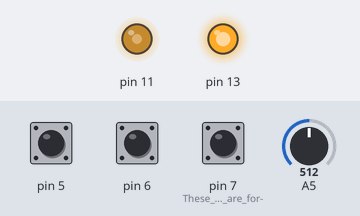
Simulated run of this sketch. Board: Arduino Uno, built with avr-gcc and run on an emulated ATmega328P. Shown: output pins drawn as LEDs (lit = HIGH). The inputs (shaded band) are chosen by the test bench; at power-on: pin 5 HIGH, pin 6 HIGH, pin 7 (These_pins_are_for-) HIGH, A5 = 512.

Above: at 0.1 s.
Timing chart, 0 to 1.6 s (numbered marks = the images above):
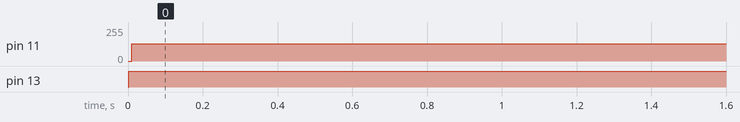

The sketch:

Envelopes.ino
```cpp
# define DURATION long(21000) // max 65535
// 122-255 | 156-199 | 200-155 | 250-124 | 270-114 | 350-88 | 400-77 | 450-68 | 500-61
//    55   |    70   |    90   |   112   |   122   |   157  |   188  |   204  |  227  SIN
//    63   |    80   |   103   |   128   |   139   |   181  |   208  |   232  |  262  Triangle
//    69   |    88   |   112   |   140   |   153   |   197  |   225  |   253  |  283  Inverse Sawtooth
//    72   |    92   |   118   |   147   |   160   |   206  |   236  |   265  |  297  Sawtooth

# define DUR float(DURATION/255)
# define HALFDUR long(DURATION/2)

bool play_ = true;
int played_at = 0;
uint8_t i = 0;
int pres;

uint8_t enveloped;
uint8_t cutoff;

float sin_half[] = {0.0, 0.012271538285719925, 0.024541228522912288, 0.03680722294135883, 0.049067674327418015, 0.06132073630220858, 0.07356456359966743, 0.0857973123444399, 0.0980171403295606, 0.11022220729388306, 0.1224106751992162, 0.13458070850712617, 0.14673047445536175, 0.15885814333386145, 0.17096188876030122, 0.18303988795514095, 0.19509032201612825, 0.20711137619221856, 0.2191012401568698, 0.2310581082806711, 0.24298017990326387, 0.25486565960451457, 0.26671275747489837, 0.27851968938505306, 0.29028467725446233, 0.3020059493192281, 0.3136817403988915, 0.3253102921622629, 0.33688985339222005, 0.34841868024943456, 0.3598950365349881, 0.37131719395183754, 0.3826834323650898, 0.3939920400610481, 0.40524131400498986, 0.41642956009763715, 0.4275550934302821, 0.43861623853852766, 0.44961132965460654, 0.46053871095824, 0.47139673682599764, 0.4821837720791227, 0.49289819222978404, 0.5035383837257176, 0.5141027441932217, 0.524589682678469, 0.5349976198870972, 0.5453249884220465, 0.5555702330196022, 0.5657318107836131, 0.5758081914178453, 0.5857978574564389, 0.5956993044924334, 0.6055110414043255, 0.6152315905806268, 0.6248594881423863, 0.6343932841636455, 0.6438315428897914, 0.6531728429537768, 0.6624157775901718, 0.6715589548470183, 0.680600997795453, 0.6895405447370668, 0.6983762494089728, 0.7071067811865476, 0.7157308252838186, 0.7242470829514669, 0.7326542716724128, 0.7409511253549591, 0.7491363945234593, 0.7572088465064846, 0.765167265622459, 0.7730104533627369, 0.7807372285720945, 0.7883464276266062, 0.7958369046088835, 0.8032075314806448, 0.8104571982525948, 0.8175848131515837, 0.8245893027850253, 0.8314696123025452, 0.838224705554838, 0.844853565249707, 0.8513551931052652, 0.8577286100002721, 0.8639728561215867, 0.8700869911087113, 0.8760700941954066, 0.8819212643483549, 0.8876396204028539, 0.8932243011955153, 0.8986744656939538, 0.9039892931234433, 0.9091679830905223, 0.9142097557035307, 0.9191138516900578, 0.9238795325112867, 0.9285060804732156, 0.9329927988347388, 0.937339011912575, 0.9415440651830208, 0.9456073253805213, 0.9495281805930367, 0.9533060403541938, 0.9569403357322089, 0.9604305194155658, 0.9637760657954398, 0.9669764710448521, 0.970031253194544, 0.9729399522055601, 0.9757021300385286, 0.9783173707196277, 0.9807852804032304, 0.9831054874312163, 0.9852776423889412, 0.9873014181578584, 0.989176509964781, 0.99090263542778, 0.99247953459871, 0.9939069700023561, 0.9951847266721968, 0.996312612182778, 0.9972904566786902, 0.9981181129001492, 0.9987954562051724, 0.9993223845883495, 0.9996988186962042, 0.9999247018391445, 1.0, 0.9999247018391445, 0.9996988186962042, 0.9993223845883495, 0.9987954562051724, 0.9981181129001492, 0.9972904566786902, 0.996312612182778, 0.9951847266721969, 0.9939069700023561, 0.99247953459871, 0.99090263542778, 0.989176509964781, 0.9873014181578584, 0.9852776423889412, 0.9831054874312163, 0.9807852804032304, 0.9783173707196277, 0.9757021300385286, 0.9729399522055602, 0.970031253194544, 0.9669764710448521, 0.9637760657954398, 0.9604305194155659, 0.9569403357322089, 0.9533060403541939, 0.9495281805930367, 0.9456073253805214, 0.9415440651830208, 0.937339011912575, 0.9329927988347388, 0.9285060804732156, 0.9238795325112867, 0.9191138516900578, 0.9142097557035307, 0.9091679830905225, 0.9039892931234434, 0.8986744656939539, 0.8932243011955152, 0.8876396204028539, 0.881921264348355, 0.8760700941954066, 0.8700869911087115, 0.8639728561215868, 0.8577286100002721, 0.8513551931052652, 0.8448535652497072, 0.8382247055548382, 0.8314696123025453, 0.8245893027850252, 0.8175848131515837, 0.8104571982525948, 0.8032075314806449, 0.7958369046088836, 0.7883464276266063, 0.7807372285720946, 0.7730104533627371, 0.7651672656224591, 0.7572088465064847, 0.7491363945234593, 0.740951125354959, 0.7326542716724128, 0.7242470829514669, 0.7157308252838187, 0.7071067811865476, 0.6983762494089729, 0.689540544737067, 0.6806009977954532, 0.6715589548470186, 0.662415777590172, 0.6531728429537766, 0.6438315428897914, 0.6343932841636455, 0.6248594881423863, 0.6152315905806269, 0.6055110414043257, 0.5956993044924335, 0.585797857456439, 0.5758081914178454, 0.5657318107836135, 0.5555702330196022, 0.5453249884220464, 0.5349976198870972, 0.524589682678469, 0.5141027441932218, 0.5035383837257176, 0.49289819222978415, 0.4821837720791229, 0.4713967368259978, 0.4605387109582402, 0.4496113296546069, 0.43861623853852755, 0.42755509343028203, 0.41642956009763715, 0.4052413140049899, 0.39399204006104815, 0.3826834323650899, 0.3713171939518377, 0.35989503653498833, 0.3484186802494348, 0.33688985339222033, 0.32531029216226326, 0.3136817403988914, 0.30200594931922803, 0.2902846772544624, 0.27851968938505317, 0.2667127574748985, 0.2548656596045147, 0.24298017990326407, 0.23105810828067133, 0.21910124015687005, 0.20711137619221884, 0.1950903220161286, 0.1830398879551409, 0.17096188876030122, 0.15885814333386147, 0.1467304744553618, 0.13458070850712628, 0.12241067519921635, 0.11022220729388324, 0.09801714032956083, 0.08579731234444016, 0.07356456359966773, 0.06132073630220849, 0.049067674327417966, 0.03680722294135883, 0.024541228522912326, 0.012271538285720007};
int8_t sin_h[] = {0, 3, 6, 9, 12, 15, 18, 21, 25, 28, 31, 34, 37, 40, 43, 46, 49, 53, 56, 59, 62, 65, 68, 71, 74, 77, 80, 83, 86, 89, 92, 95, 97, 100, 103, 106, 109, 112, 115, 117, 120, 123, 126, 128, 131, 134, 136, 139, 142, 144, 147, 149, 152, 155, 157, 159, 162, 164, 167, 169, 171, 174, 176, 178, 181, 183, 185, 187, 189, 191, 193, 195, 197, 199, 201, 203, 205, 207, 209, 211, 212, 214, 216, 217, 219, 221, 222, 224, 225, 227, 228, 230, 231, 232, 234, 235, 236, 237, 238, 239, 241, 242, 243, 244, 244, 245, 246, 247, 248, 249, 249, 250, 251, 251, 252, 252, 253, 253, 254, 254, 254, 255, 255, 255, 255, 255, 255, 255, 256, 255, 255, 255, 255, 255, 255, 255, 254, 254, 254, 253, 253, 252, 252, 251, 251, 250, 249, 249, 248, 247, 246, 245, 244, 244, 243, 242, 241, 239, 238, 237, 236, 235, 234, 232, 231, 230, 228, 227, 225, 224, 222, 221, 219, 217, 216, 214, 212, 211, 209, 207, 205, 203, 201, 199, 197, 195, 193, 191, 189, 187, 185, 183, 181, 178, 176, 174, 171, 169, 167, 164, 162, 159, 157, 155, 152, 149, 147, 144, 142, 139, 136, 134, 131, 128, 126, 123, 120, 117, 115, 112, 109, 106, 103, 100, 97, 95, 92, 89, 86, 83, 80, 77, 74, 71, 68, 65, 62, 59, 56, 53, 49, 46, 43, 40, 37, 34, 31, 28, 25, 21, 18, 15, 12, 9, 6, 3};
int8_t sin400_zn[]={ //77
  0, 10, 20, 30, 40, 50, 59, 68, 76, 84, 92, 99, 105, 110, 115, 119, 122, 125, 127, 127, 127, 127, 125, 122, 119, 115, 110, 105, 99, 92, 84, 76, 68, 59, 50, 40, 30, 20, 10, 0, -10, -20, -30, -40, -50, -59, -68, -76, -84, -92, -99, -105, -110, -115, -119, -122, -125, -127, -127, -127, -127, -125, -122, -119, -115, -110, -105, -99, -92, -84, -76, -68, -59, -50, -40, -30, -20, -10
};
int8_t sin450_zn[]={ //68
  0, 11, 23, 34, 45, 56, 66, 76, 85, 93, 101, 107, 113, 118, 122, 125, 127, 127, 127, 126, 124, 120, 116, 110, 104, 97, 89, 80, 71, 61, 50, 40, 28, 17, 5, -5, -17, -28, -40, -50, -61, -71, -80, -89, -97, -104, -110, -116, -120, -124, -126, -127, -127, -127, -125, -122, -118, -113, -107, -101, -93, -85, -76, -66, -56, -45, -34, -23, -11
};
int8_t sin500_zn[]={ //61
  0, 12, 25, 38, 50, 62, 73, 83, 92, 101, 108, 114, 120, 123, 126, 127, 127, 126, 123, 120, 114, 108, 101, 92, 83, 73, 62, 50, 38, 25, 12, 0, -12, -25, -38, -50, -62, -73, -83, -92, -101, -108, -114, -120, -123, -126, -127, -127, -126, -123, -120, -114, -108, -101, -92, -83, -73, -62, -50, -38, -25, -12
};
uint8_t loop_ = 61;


void setup(){
  //Serial.begin(115200);
  pinMode(11,OUTPUT);
  pinMode(7,INPUT_PULLUP); // These pins are for-
  pinMode(6,INPUT_PULLUP); // -test parameter selecting
  pinMode(5,INPUT_PULLUP);
  DDRB |= 0b00100000;
  cli();
  TCCR2A &= 0b00001100; // Reset Timer
  TCCR2B &= 0b00110000; // Reset Timer
  TCCR2A |= 0b10100001; // Phase Correct mode
  TCCR2B |= 0b00000001; // Prescaler 1
  // Frequency = 31250 Hz, 0.032 ms
  OCR2A = 128;

  TCCR1A &= 0b00001100; //Reset
  TCCR1B &= 0b00100000; //Reset
  TCCR1A |= 0b00000000;
  TCCR1B |= 0b00001010; //Prescaler 8
  OCR1A = DURATION;
  // Frequency = 30.518 Hz, 32 ms for duration = 65535

  TIMSK2 |= (1<<TOIE2);
  TCNT1=0;
  TCNT2=0;
  sei();
}

ISR(TIMER2_OVF_vect){
  if(play_){
    i++;
    if (i>loop_){
      i=0;
    }
    if(~PIND & 0b10000000){
      // Sine
      // 122-255 | 156-199 | 200-155 | 250-124 | 270-114 | 350-88 | 400-77 | 450-68 |  500-61
      //    55   |    70   |    90   |   112   |   122   |   157  |   188  |   204  |   227
      cutoff = 65;
      enveloped = sin500_zn[i]*sin_half[uint8_t(TCNT1/DUR)] + 128;
    }else if(~PIND & 0b01000000){
      // Triangle
      //    63   |    80   |   103   |   128   |   139   |   181  |   208  |   232  |   262
      cutoff = 80;
      enveloped = float(sin450_zn[i]*(HALFDUR-abs(HALFDUR-TCNT1)))/HALFDUR + 128;
    }else if(~PIND & 0b00100000){
      // Inverse Saw
      //    69   |    88   |   112   |   140   |   153   |   197  |   225  |   253  |   283
      cutoff = 80;
      enveloped = sin400_zn[i]*(DURATION-TCNT1)/DURATION + 128;
    }else{
      // Saw
      //    72   |    92   |   118   |   147   |   160   |   206  |   236  |   265  |   297
      cutoff = 65;
      enveloped = sin400_zn[i]*(long)(TCNT1)/DURATION + 128;
    }

    OCR2A = (uint8_t)enveloped;
    //OCR2A = sin450_zn[i]+128; // Useful for checking actual frequency

    if(TCNT1 > DURATION-cutoff || TCNT1 < cutoff){ // Racing resolving threshold_Found by trial and error
      play_ = false;
      OCR2A = 128;
    }
  }
}


void loop(){
  pres = analogRead(A5);//*0.7+prev*0.3;
  if(abs(pres-played_at)>50){
    if(~PIND & 0b10000000){
      loop_ = 61;
    }else if(~PIND & 0b01000000){
      loop_ = 68;
    }else{
      loop_ = 77;
    }
    played_at = pres;
    i=0;
    TCNT2=0;
    TCNT1=0;
    play_=true;
    PORTB ^= 0b00100000;
  }
}
```

Measured:
- by itself, pin 11: 0/255 → 128/255 at 0.01 s
- by itself, pin 13: LOW → HIGH at 0.00 s
